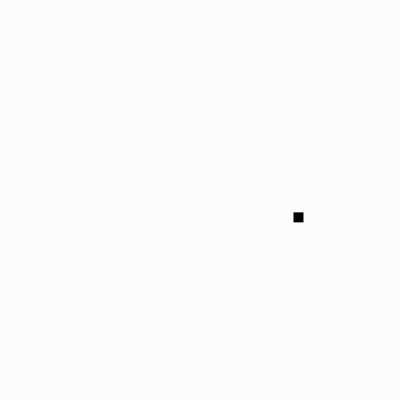
Frame 1 (no input)
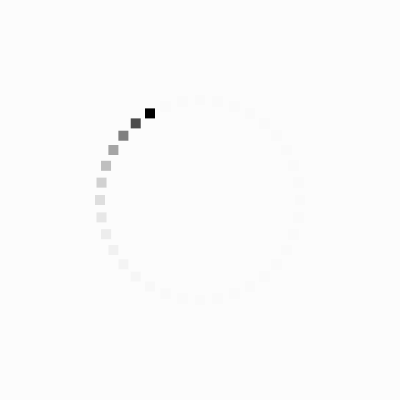
Frame 60 (the mouse pressed at the canvas centre just before this capture)
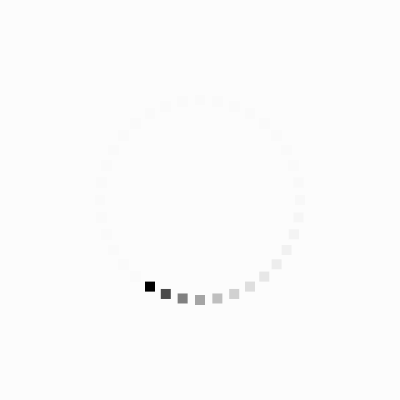
Frame 120 (the mouse held since frame 60 and released just before this capture)

The Processing sketch that drew these frames (run headless with seeded random() and noise(); from frame 60 on, the mouse is pressed at the canvas centre):

// Processing sketch: sketch_190811f
// ── sketch_190811f.pde
float x, y;
float cx, cy;
float angle;
float r;

void setup() {
  size(400, 400);
  colorMode(HSB, 100);
  background(99);
  frameRate(36);
  
  cx = width/2;
  cy = height/2;
  angle = 0;
  r = 100;
}

void draw () {
  fadeToWhite();
  
  angle += 10;
  
  x = cx + (r * cos(radians(angle)));
  y = cx + (r * sin(radians(angle)));
  
  noStroke();
  fill(0);
  rectMode(CENTER);
  rect(x, y, 10, 10);
}

void fadeToWhite () {
  noStroke();
  fill(99, 30);
  rectMode(CORNER);
  rect(0, 0, width, height);
}
